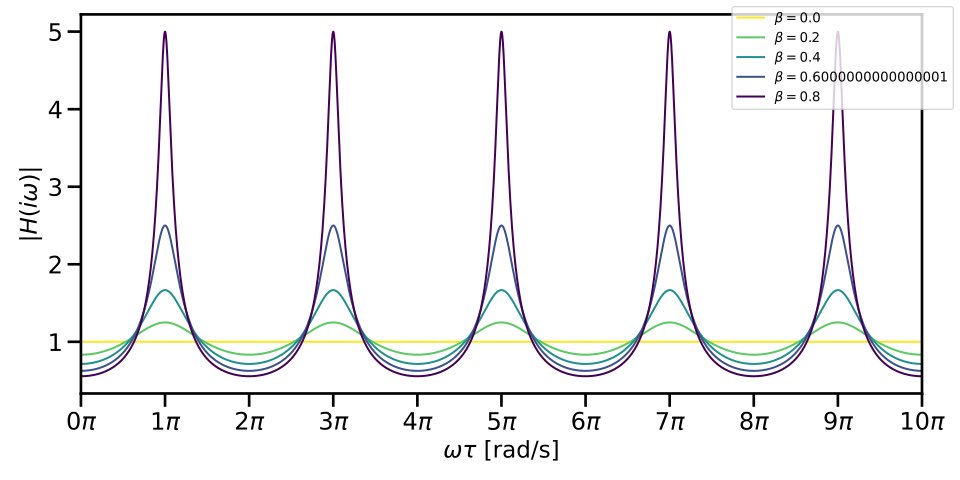

Write Python code to recreate this figure.
import matplotlib.pyplot as plt
import numpy as np
from matplotlib.ticker import FormatStrFormatter, MultipleLocator

alpha = 1
wtau = np.linspace(0, np.pi * 10, 10000)

fig, ax = plt.subplots(1, 1, figsize=(10, 5))

betas = np.arange(0, 1, 0.2)
colors = plt.cm.viridis_r((betas - min(betas)) / (max(betas) - min(betas)))

for beta, color in zip(betas, colors, strict=True):
    h = alpha / np.sqrt(1 + beta**2 + 2 * beta * np.cos(wtau))
    ax.plot(wtau / np.pi, h, "-", color=color, label=rf"$\beta = {beta}$")
ax.xaxis.set_major_formatter(FormatStrFormatter(r"%g$\pi$"))
ax.xaxis.set_major_locator(MultipleLocator(base=1.0))
ax.set_xlabel(r"$\omega \tau$ [rad/s]", fontsize="xx-large")
ax.set_ylabel(r"$|H(i\omega)|$", fontsize="xx-large")
ax.set_xlim(0, 10)
ax.tick_params(axis="both", which="major", labelsize=18, width=2, length=10)
ax.tick_params(axis="both", which="minor", labelsize=14, width=2, length=10)
for spine in ax.spines.values():
    spine.set_linewidth(2)
fig.legend(loc="upper right")
fig.tight_layout()
fig.savefig("cone_filter.svg")
plt.show()
